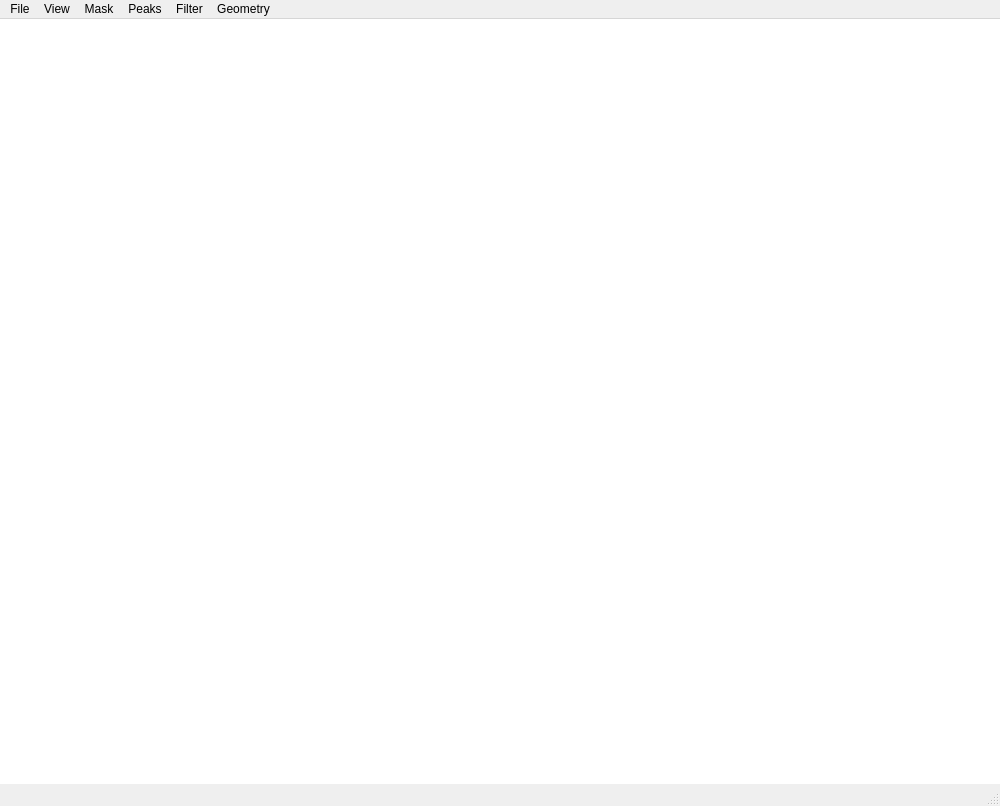
<?xml version="1.0" encoding="UTF-8"?>
<ui version="4.0">
 <class>MainWindow</class>
 <widget class="QMainWindow" name="MainWindow">
  <property name="geometry">
   <rect>
    <x>0</x>
    <y>0</y>
    <width>1000</width>
    <height>806</height>
   </rect>
  </property>
  <property name="cursor">
   <cursorShape>ArrowCursor</cursorShape>
  </property>
  <property name="windowTitle">
   <string>padview</string>
  </property>
  <widget class="QWidget" name="centralwidget">
   <layout class="QGridLayout" name="gridLayout">
    <property name="leftMargin">
     <number>0</number>
    </property>
    <property name="topMargin">
     <number>0</number>
    </property>
    <property name="rightMargin">
     <number>0</number>
    </property>
    <property name="bottomMargin">
     <number>0</number>
    </property>
    <property name="spacing">
     <number>0</number>
    </property>
    <item row="2" column="1">
     <widget class="MultiHistogramLUTWidget" name="histogram">
      <property name="frameShape">
       <enum>QFrame::NoFrame</enum>
      </property>
      <property name="frameShadow">
       <enum>QFrame::Plain</enum>
      </property>
      <property name="lineWidth">
       <number>0</number>
      </property>
      <property name="verticalScrollBarPolicy">
       <enum>Qt::ScrollBarAlwaysOff</enum>
      </property>
      <property name="horizontalScrollBarPolicy">
       <enum>Qt::ScrollBarAlwaysOff</enum>
      </property>
     </widget>
    </item>
    <item row="2" column="0">
     <widget class="GraphicsView" name="graphics_view">
      <property name="frameShape">
       <enum>QFrame::NoFrame</enum>
      </property>
      <property name="frameShadow">
       <enum>QFrame::Plain</enum>
      </property>
      <property name="verticalScrollBarPolicy">
       <enum>Qt::ScrollBarAlwaysOff</enum>
      </property>
      <property name="horizontalScrollBarPolicy">
       <enum>Qt::ScrollBarAlwaysOff</enum>
      </property>
     </widget>
    </item>
   </layout>
  </widget>
  <widget class="QMenuBar" name="menubar">
   <property name="geometry">
    <rect>
     <x>0</x>
     <y>0</y>
     <width>1000</width>
     <height>22</height>
    </rect>
   </property>
   <widget class="QMenu" name="menuFile">
    <property name="title">
     <string>File</string>
    </property>
    <widget class="QMenu" name="menuSimulate">
     <property name="title">
      <string>Simulate</string>
     </property>
     <widget class="QMenu" name="menuLysozyme">
      <property name="title">
       <string>Lysozyme molecule</string>
      </property>
      <addaction name="actionCSPAD"/>
      <addaction name="actionPnCCD"/>
     </widget>
     <addaction name="menuLysozyme"/>
    </widget>
    <addaction name="actionOpen_data_file"/>
    <addaction name="menuSimulate"/>
   </widget>
   <widget class="QMenu" name="menuView">
    <property name="title">
     <string>View</string>
    </property>
   </widget>
   <widget class="QMenu" name="menuMask_2">
    <property name="title">
     <string>Mask</string>
    </property>
    <addaction name="actionMaskVisible"/>
    <addaction name="actionMask_ROIs_visible"/>
    <addaction name="separator"/>
    <addaction name="actionMask_panel_edges"/>
    <addaction name="actionRectangleROIVisible"/>
    <addaction name="actionMask_circle"/>
    <addaction name="actionMask_ellipse"/>
    <addaction name="actionMask_lower_limit"/>
    <addaction name="actionMask_upper_limit"/>
    <addaction name="actionMask_limits"/>
    <addaction name="separator"/>
    <addaction name="actionLoad_Masks"/>
    <addaction name="actionSave_Masks"/>
   </widget>
   <widget class="QMenu" name="menuPeaks">
    <property name="title">
     <string>Peaks</string>
    </property>
    <addaction name="actionPeaksVisible"/>
    <addaction name="actionFind_peaks"/>
   </widget>
   <widget class="QMenu" name="menuFilter">
    <property name="title">
     <string>Filter</string>
    </property>
    <addaction name="actionLocal_SNR"/>
   </widget>
   <widget class="QMenu" name="menuGeometry_2">
    <property name="title">
     <string>Geometry</string>
    </property>
    <addaction name="actionRings"/>
    <addaction name="actionBeam_position"/>
    <addaction name="actionGrid"/>
    <addaction name="actionPanel_IDs"/>
    <addaction name="actionShow_scan_directions"/>
    <addaction name="actionLoad_geometry"/>
    <addaction name="actionSave_geometry"/>
   </widget>
   <addaction name="menuFile"/>
   <addaction name="menuView"/>
   <addaction name="menuMask_2"/>
   <addaction name="menuPeaks"/>
   <addaction name="menuFilter"/>
   <addaction name="menuGeometry_2"/>
  </widget>
  <widget class="QStatusBar" name="statusbar"/>
  <action name="actionOpen_data_file">
   <property name="text">
    <string>Open data file...</string>
   </property>
  </action>
  <action name="actionShow">
   <property name="text">
    <string>Show</string>
   </property>
  </action>
  <action name="actionFix">
   <property name="text">
    <string>Fix center</string>
   </property>
  </action>
  <action name="actionFix_radius">
   <property name="text">
    <string>Fix radius</string>
   </property>
  </action>
  <action name="actionCSPAD">
   <property name="text">
    <string>CSPAD</string>
   </property>
  </action>
  <action name="actionPnCCD">
   <property name="text">
    <string>pnCCD</string>
   </property>
  </action>
  <action name="actionPanel_IDs">
   <property name="checkable">
    <bool>true</bool>
   </property>
   <property name="text">
    <string>Show panel names</string>
   </property>
  </action>
  <action name="actionGrid">
   <property name="checkable">
    <bool>true</bool>
   </property>
   <property name="text">
    <string>Show grid</string>
   </property>
   <property name="toolTip">
    <string>Overlay grid</string>
   </property>
  </action>
  <action name="actionRings">
   <property name="checkable">
    <bool>true</bool>
   </property>
   <property name="text">
    <string>Show rings...</string>
   </property>
   <property name="shortcut">
    <string>Ctrl+R</string>
   </property>
  </action>
  <action name="actionBeam_position">
   <property name="checkable">
    <bool>true</bool>
   </property>
   <property name="text">
    <string>Show beam position</string>
   </property>
  </action>
  <action name="actionRectangleROIVisible">
   <property name="text">
    <string>Mask rectangle</string>
   </property>
  </action>
  <action name="actionMaskVisible">
   <property name="checkable">
    <bool>false</bool>
   </property>
   <property name="checked">
    <bool>false</bool>
   </property>
   <property name="text">
    <string>Show mask</string>
   </property>
   <property name="shortcut">
    <string>Ctrl+M</string>
   </property>
  </action>
  <action name="actionPeaksVisible">
   <property name="checkable">
    <bool>true</bool>
   </property>
   <property name="checked">
    <bool>true</bool>
   </property>
   <property name="text">
    <string>Visible</string>
   </property>
   <property name="shortcut">
    <string>Ctrl+P</string>
   </property>
   <property name="autoRepeat">
    <bool>false</bool>
   </property>
  </action>
  <action name="actionCustomFilter">
   <property name="text">
    <string>Apply Custom</string>
   </property>
  </action>
  <action name="actionLocal_SNR">
   <property name="text">
    <string>Local SNR</string>
   </property>
  </action>
  <action name="actionSave_Masks">
   <property name="text">
    <string>Save Mask...</string>
   </property>
  </action>
  <action name="actionLoad_Masks">
   <property name="text">
    <string>Load Mask...</string>
   </property>
  </action>
  <action name="actionLoad_geometry">
   <property name="text">
    <string>Load geometry...</string>
   </property>
  </action>
  <action name="actionSave_geometry">
   <property name="text">
    <string>Save geometry...</string>
   </property>
  </action>
  <action name="actionShow_scan_directions">
   <property name="checkable">
    <bool>true</bool>
   </property>
   <property name="text">
    <string>Show scan directions</string>
   </property>
  </action>
  <action name="actionMask_panel_edges">
   <property name="text">
    <string>Mask panel edges...</string>
   </property>
  </action>
  <action name="actionFind_peaks">
   <property name="checkable">
    <bool>true</bool>
   </property>
   <property name="text">
    <string>Find peaks</string>
   </property>
  </action>
  <action name="actionMask_circle">
   <property name="text">
    <string>Mask circle</string>
   </property>
  </action>
  <action name="actionMask_limits">
   <property name="text">
    <string>Mask limits</string>
   </property>
  </action>
  <action name="actionMask_ellipse">
   <property name="text">
    <string>Mask ellipse</string>
   </property>
  </action>
  <action name="actionMask_lower_limit">
   <property name="text">
    <string>Mask lower limit</string>
   </property>
  </action>
  <action name="actionMask_upper_limit">
   <property name="text">
    <string>Mask upper limit</string>
   </property>
  </action>
  <action name="actionMask_ROIs_visible">
   <property name="text">
    <string>Show mask ROIs</string>
   </property>
  </action>
 </widget>
 <customwidgets>
  <customwidget>
   <class>GraphicsView</class>
   <extends>QGraphicsView</extends>
   <header>pyqtgraph</header>
  </customwidget>
  <customwidget>
   <class>MultiHistogramLUTWidget</class>
   <extends>QGraphicsView</extends>
   <header>bornagain.external.pyqtgraph</header>
  </customwidget>
 </customwidgets>
 <resources/>
 <connections/>
</ui>
